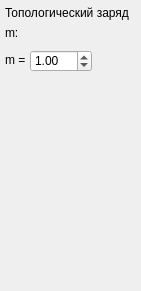
    <widget class="QWidget" name="vortexModePage">
     <property name="geometry">
      <rect>
       <x>0</x>
       <y>0</y>
       <width>141</width>
       <height>291</height>
      </rect>
     </property>
     <attribute name="label">
      <string>Вихревая мода</string>
     </attribute>
     <widget class="QLabel" name="mVortexSecondText">
      <property name="geometry">
       <rect>
        <x>5</x>
        <y>25</y>
        <width>121</width>
        <height>16</height>
       </rect>
      </property>
      <property name="font">
       <font>
        <pointsize>9</pointsize>
       </font>
      </property>
      <property name="lineWidth">
       <number>1</number>
      </property>
      <property name="text">
       <string>&lt;html&gt;&lt;head/&gt;&lt;body&gt;&lt;p&gt;m:&lt;/p&gt;&lt;/body&gt;&lt;/html&gt;</string>
      </property>
     </widget>
     <widget class="QLabel" name="mVortexInputText">
      <property name="geometry">
       <rect>
        <x>5</x>
        <y>50</y>
        <width>21</width>
        <height>21</height>
       </rect>
      </property>
      <property name="text">
       <string>&lt;html&gt;&lt;head/&gt;&lt;body&gt;&lt;p&gt;m = &lt;/p&gt;&lt;/body&gt;&lt;/html&gt;</string>
      </property>
     </widget>
     <widget class="QLabel" name="mVortexFirstText">
      <property name="geometry">
       <rect>
        <x>5</x>
        <y>5</y>
        <width>131</width>
        <height>16</height>
       </rect>
      </property>
      <property name="font">
       <font>
        <pointsize>9</pointsize>
       </font>
      </property>
      <property name="lineWidth">
       <number>1</number>
      </property>
      <property name="text">
       <string>&lt;html&gt;&lt;head/&gt;&lt;body&gt;&lt;p&gt;Топологический заряд&lt;/p&gt;&lt;/body&gt;&lt;/html&gt;</string>
      </property>
     </widget>
     <widget class="QDoubleSpinBox" name="mVortexInputMode">
      <property name="geometry">
       <rect>
        <x>30</x>
        <y>50</y>
        <width>62</width>
        <height>22</height>
       </rect>
      </property>
      <property name="minimum">
       <double>-99.989999999999995</double>
      </property>
      <property name="singleStep">
       <double>1.000000000000000</double>
      </property>
      <property name="value">
       <double>1.000000000000000</double>
      </property>
     </widget>
    </widget>
